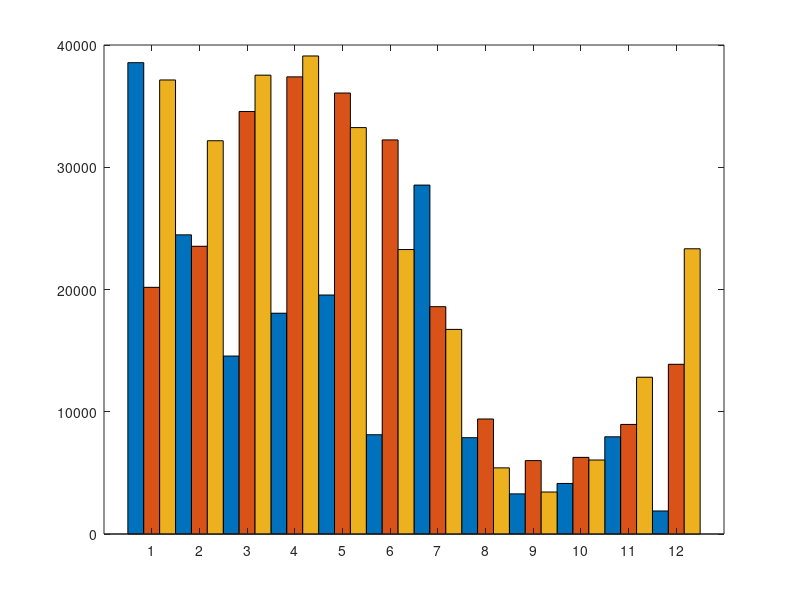

The MATLAB script that drew this image: (Note: this script raises an error after producing the figure.)
%%%%%%%%%%%
% normal bar
%%%%%%%%%%%
% Create data for childhood disease cases
measles = [38556 24472 14556 18060 19549 8122 28541 7880 3283 4135 7953 1884];
mumps = [20178 23536 34561 37395 36072 32237 18597 9408 6005 6268 8963 13882];
chickenPox = [37140 32169 37533 39103 33244 23269 16737 5411 3435 6052 12825 23332];

% Create a vertical bar chart using the bar function
figure
bar(1:12, [measles' mumps' chickenPox'], 1)

% Set the axis limits
axis([0 13 0 40000])
set(gca, 'XTick', 1:12)

% Add title and axis labels
title('normal bar','Childhood diseases by month')
xlabel('Month')
ylabel('Cases (in thousands)')

% Add a legend
legend('Measles', 'Mumps', 'Chicken pox')


%%%%%%%%%%%
% stack bar
%%%%%%%%%%%
% Create data for childhood disease cases
measles = [38556 24472 14556 18060 19549 8122 28541 7880 3283 4135 7953 1884]';
mumps = [20178 23536 34561 37395 36072 32237 18597 9408 6005 6268 8963 13882]';
chickenPox = [37140 32169 37533 39103 33244 23269 16737 5411 3435 6052 12825 23332]';
% Create a stacked bar chart using the bar function
figure
bar(1:12, [measles mumps chickenPox], 0.5, 'stack')
% Adjust the axis limits
axis([0 13 0 100000])
set(gca, 'XTick', 1:12)
% Add title and axis labels
title('stack bar')
xlabel('Month')
ylabel('Cases (in thousands)')
% Add a legend
legend('Measles', 'Mumps', 'Chicken pox')





%%%%%%%%%%%
% horizontal bar
%%%%%%%%%%%
% Create the data for the temperatures and months
temperatures = [40.5 48.3 56.2 65.3 73.9 69.9 71.1 59.5 48.7 35.3 31.7 30.0];
months = {'Dec', 'Nov', 'Oct', 'Sep', 'Aug', 'Jul', 'Jun', 'May', 'Apr', 'Mar', 'Feb', 'Jan'};

% Plot the temperatures on a horizontal bar chart
figure
barh(temperatures)

% Set the axis limits
axis([0 80 0 13])

% Add a title
title('horizontal bar','Boston Monthly Average Temperature - 2001')

% Change the Y axis tick labels to use the months
set(gca, 'YTick', 1:12)
set(gca, 'YTickLabel', months)

% need to check datetime
% Load bike ride summary data
%%load RideSummary byMonth
% Create a bar chart of number of bike rides per month
%%bar(byMonth.Month, byMonth.NumRides)
% Add labels and title
%%xlabel('Month')
%%ylabel('Number of Rides')
%%title('Number of Bike Rides for the Year 2012')